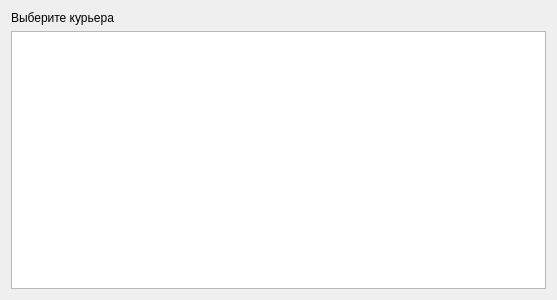
<?xml version="1.0" encoding="UTF-8"?>
<ui version="4.0">
 <class>CouriersManagementDialog</class>
 <widget class="QDialog" name="CouriersManagementDialog">
  <property name="geometry">
   <rect>
    <x>0</x>
    <y>0</y>
    <width>557</width>
    <height>300</height>
   </rect>
  </property>
  <property name="windowTitle">
   <string>Выбор Курьера</string>
  </property>
  <layout class="QVBoxLayout" name="verticalLayout">
   <item>
    <widget class="QLabel" name="label_16">
     <property name="text">
      <string>Выберите курьера</string>
     </property>
    </widget>
   </item>
   <item>
    <widget class="QTableWidget" name="tableWidget">
     <property name="rowCount">
      <number>0</number>
     </property>
     <property name="columnCount">
      <number>0</number>
     </property>
    </widget>
   </item>
  </layout>
 </widget>
 <resources/>
 <connections/>
</ui>
